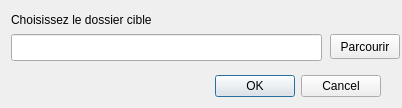
<?xml version="1.0" encoding="UTF-8"?>
<ui version="4.0">
 <class>Export_all</class>
 <widget class="QDialog" name="Export_all">
  <property name="geometry">
   <rect>
    <x>0</x>
    <y>0</y>
    <width>402</width>
    <height>108</height>
   </rect>
  </property>
  <property name="windowTitle">
   <string>Export_all</string>
  </property>
  <widget class="QDialogButtonBox" name="buttonBox">
   <property name="geometry">
    <rect>
     <x>40</x>
     <y>70</y>
     <width>341</width>
     <height>32</height>
    </rect>
   </property>
   <property name="orientation">
    <enum>Qt::Horizontal</enum>
   </property>
   <property name="standardButtons">
    <set>QDialogButtonBox::Cancel|QDialogButtonBox::Ok</set>
   </property>
  </widget>
  <widget class="QLineEdit" name="lineEdit">
   <property name="geometry">
    <rect>
     <x>11</x>
     <y>34</y>
     <width>311</width>
     <height>27</height>
    </rect>
   </property>
  </widget>
  <widget class="QLabel" name="label">
   <property name="geometry">
    <rect>
     <x>11</x>
     <y>11</y>
     <width>155</width>
     <height>17</height>
    </rect>
   </property>
   <property name="text">
    <string>Choisissez le dossier cible</string>
   </property>
  </widget>
  <widget class="QToolButton" name="toolButton_Browse">
   <property name="geometry">
    <rect>
     <x>330</x>
     <y>34</y>
     <width>70</width>
     <height>25</height>
    </rect>
   </property>
   <property name="text">
    <string>Parcourir</string>
   </property>
  </widget>
 </widget>
 <resources/>
 <connections>
  <connection>
   <sender>buttonBox</sender>
   <signal>accepted()</signal>
   <receiver>Export_all</receiver>
   <slot>accept()</slot>
   <hints>
    <hint type="sourcelabel">
     <x>248</x>
     <y>254</y>
    </hint>
    <hint type="destinationlabel">
     <x>157</x>
     <y>274</y>
    </hint>
   </hints>
  </connection>
  <connection>
   <sender>buttonBox</sender>
   <signal>rejected()</signal>
   <receiver>Export_all</receiver>
   <slot>reject()</slot>
   <hints>
    <hint type="sourcelabel">
     <x>316</x>
     <y>260</y>
    </hint>
    <hint type="destinationlabel">
     <x>286</x>
     <y>274</y>
    </hint>
   </hints>
  </connection>
 </connections>
</ui>
